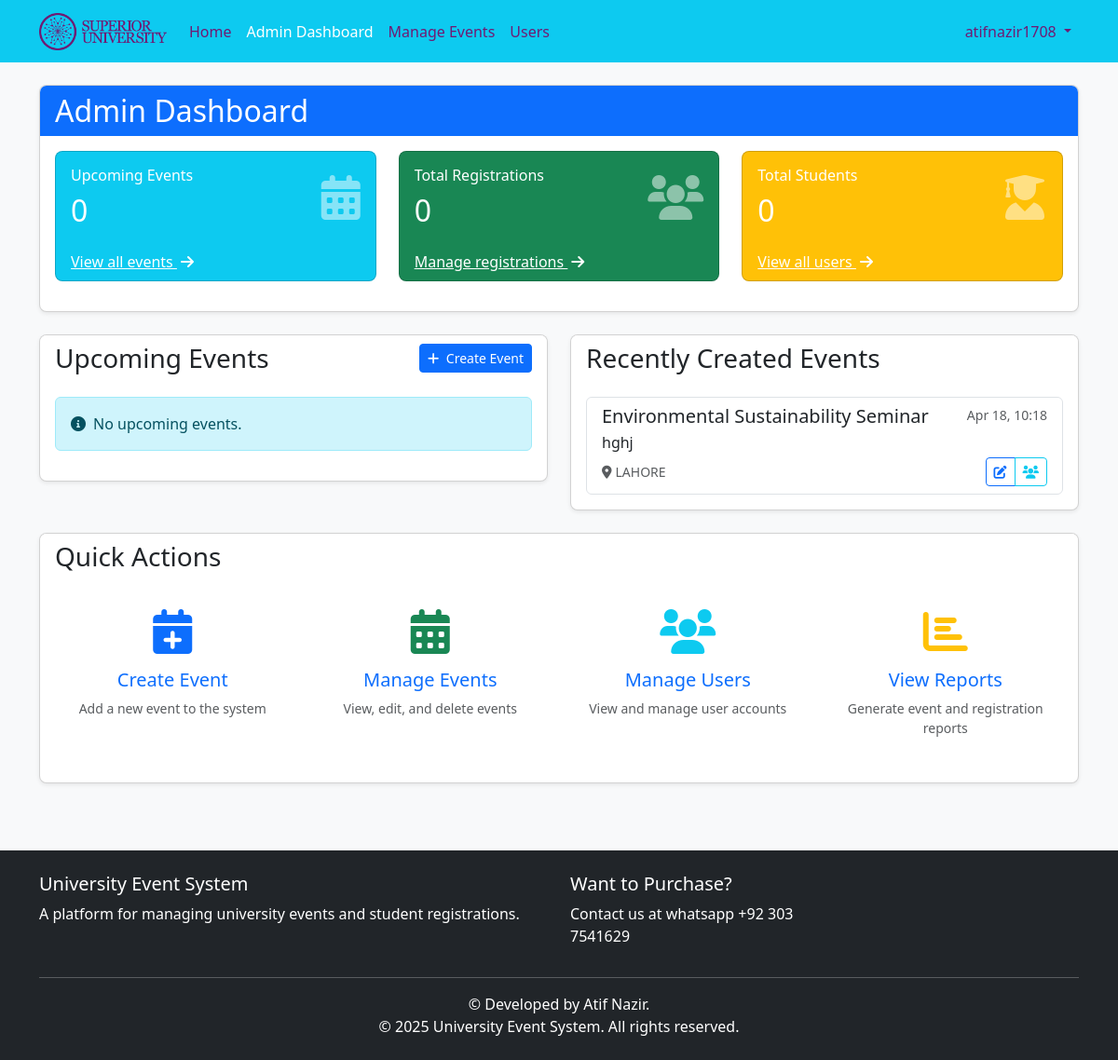
The page /admin/dashboard (signed in) on the database as committed earlier.
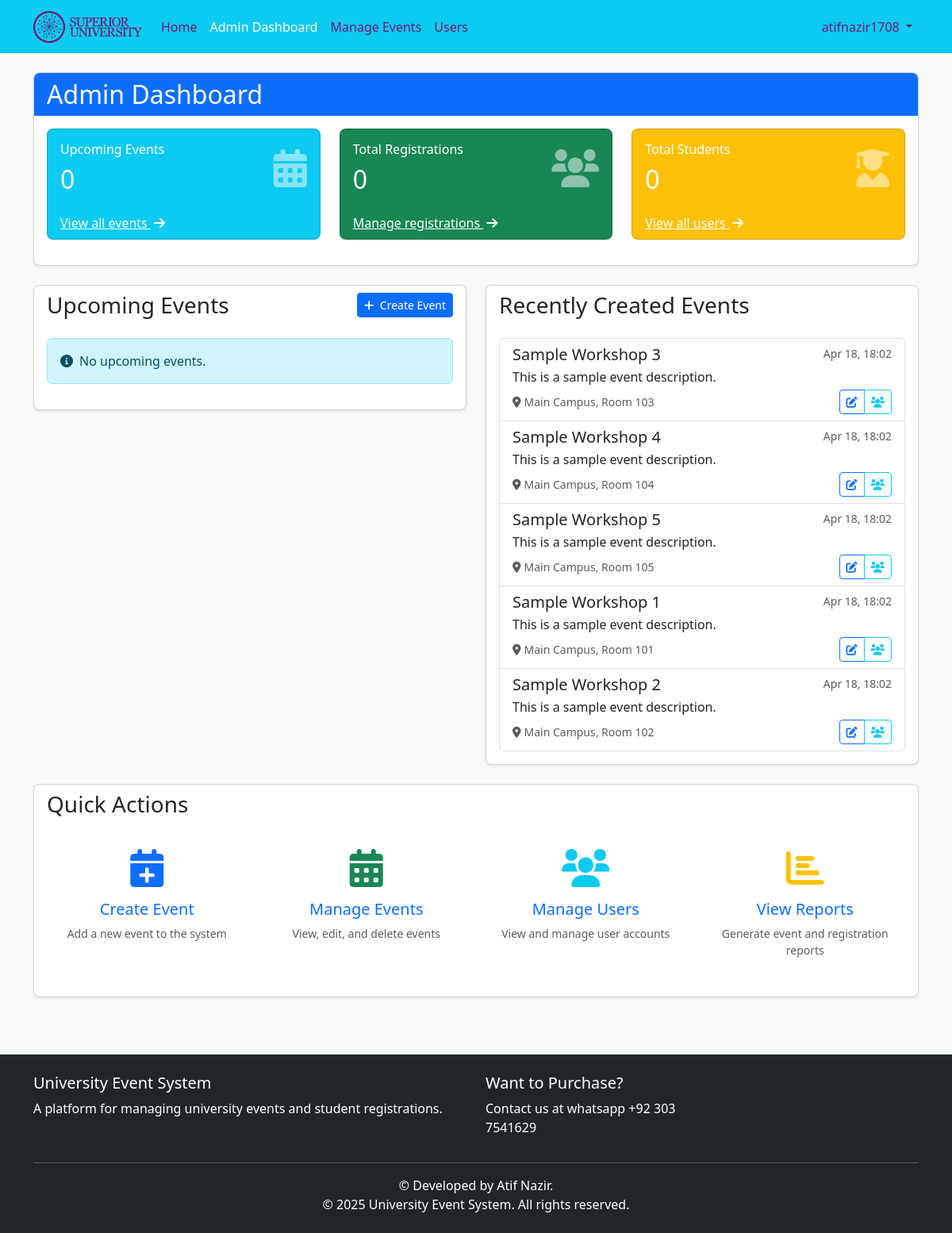
The same page on the database as committed later.
### app/models.py (models this page shows, shortened)
class Event(db.Model):
    id = db.Column(db.Integer, primary_key=True)
    title = db.Column(db.String(100), nullable=False)
    description = db.Column(db.Text, nullable=False)
    date = db.Column(db.DateTime, nullable=False)  # Start Date
    end_date = db.Column(db.DateTime, nullable=True)
    registration_deadline = db.Column(db.DateTime, nullable=True)  # New Field
    location = db.Column(db.String(100), nullable=False)
    max_participants = db.Column(db.Integer, nullable=False)
    created_at = db.Column(db.DateTime, default=datetime.utcnow)
    updated_at = db.Column(db.DateTime, default=datetime.utcnow, onupdate=datetime.utcnow)
    registrations = db.relationship('Registration', backref='event', lazy=True, cascade="all, delete-orphan")

### app/routes/admin.py (the view)
@admin.route('/dashboard')
@admin_required
def dashboard():
    upcoming_events_count = Event.query.filter(Event.date >= datetime.utcnow()).count()
    total_registrations = Registration.query.count()
    total_students = User.query.filter_by(role='student').count()
    recent_events = Event.query.order_by(Event.created_at.desc()).limit(5).all()
    upcoming_events = Event.query.filter(Event.date >= datetime.utcnow()).order_by(Event.date.asc()).limit(5).all()
    return render_template('admin/dashboard.html',
                           title='Admin Dashboard',
                           upcoming_events_count=upcoming_events_count,
                           total_registrations=total_registrations,
                           total_students=total_students,
                           recent_events=recent_events,
                           upcoming_events=upcoming_events)

### app/models.py (called while the page is built)
@login_manager.user_loader
def load_user(user_id):
    return User.query.get(int(user_id))

    def is_admin(self):
        return self.role == 'admin'

### app/routes/admin.py (called while the page is built)
def get_new_registration_count():
    return Registration.query.filter_by(admin_viewed=False).count()

@admin.context_processor
def inject_new_registration_count():
    if current_user.is_authenticated and current_user.is_admin():
        return {'new_registration_count': get_new_registration_count()}
    return {'new_registration_count': 0}

### app/utils/helpers.py (called while the page is built)
def admin_required(f):
    @wraps(f)  # Add this line to preserve the original function name
    def decorated_function(*args, **kwargs):
        if not current_user.is_admin():
            abort(403)  # Forbidden if not an admin
        return f(*args, **kwargs)
    return decorated_function

### app/templates/admin/dashboard.html (shortened to what the changed rows need)
{% extends "base.html" %}
{% block content %}
<div class="row mb-4">
    <div class="col-md-12">
        <div class="card shadow-sm">
            <div class="card-header bg-primary text-white">
                <h2 class="card-title mb-0">Admin Dashboard</h2>
            </div>
            <div class="card-body">
                <div class="row">
                    <div class="col-md-4">
                        <div class="card bg-info text-white mb-3">
                            <div class="card-body">
                                <div class="d-flex justify-content-between align-items-center">
                                    <div>
                                        <h2 class="mb-0">{{ upcoming_events_count }}</h2>
                                    </div>
                                </div>
                            </div>
                        </div>
                    </div>
                    <div class="col-md-4">
                        <div class="card bg-success text-white mb-3">
                            <div class="card-body">
                                <div class="d-flex justify-content-between align-items-center">
                                    <div>
                                        <h2 class="mb-0">{{ total_registrations }}</h2>
                                    </div>
                                </div>
                            </div>
                        </div>
                    </div>
                    <div class="col-md-4">
                        <div class="card bg-warning text-white mb-3">
                            <div class="card-body">
                                <div class="d-flex justify-content-between align-items-center">
                                    <div>
                                        <h2 class="mb-0">{{ total_students }}</h2>
                                    </div>
                                </div>
                            </div>
                        </div>
                    </div>
                </div>
            </div>
        </div>
    </div>
</div>
<div class="row">
    <div class="col-md-6">
        <div class="card shadow-sm mb-4">
            <div class="card-body">
                {% if recent_events %}
                    <div class="list-group">
                        {% for event in recent_events %}
                            <div class="list-group-item list-group-item-action">
                                <div class="d-flex w-100 justify-content-between">
                                    <h5 class="mb-1">{{ event.title }}</h5>
                                    <small class="text-muted">{{ event.created_at.strftime('%b %d, %H:%M') }}</small>
                                </div>
                                <p class="mb-1 text-truncate">{{ event.description }}</p>
                                <div class="d-flex justify-content-between align-items-center">
                                    <small class="text-muted">
                                        <i class="fas fa-map-marker-alt me-1"></i>{{ event.location }}
                                    </small>
                                    <div class="btn-group btn-group-sm">
                                        <a href="{{ url_for('admin.edit_event', event_id=event.id) }}" class="btn btn-outline-primary">
                                            <i class="fas fa-edit"></i>
                                        </a>
                                        <a href="{{ url_for('admin.event_registrations', event_id=event.id) }}" class="btn btn-outline-info">
                                            <i class="fas fa-users"></i>
                                        </a>
                                    </div>
                                </div>
                            </div>
                        {% endfor %}
                    </div>
                {% else %}
                    <div class="alert alert-info">
                        <i class="fas fa-info-circle me-2"></i>No recent events.
                    </div>
                {% endif %}
            </div>
        </div>
    </div>
</div>
{% endblock %}

Rows that differ between the two databases and show on the page:
no longer on this page (row unchanged): Event: title "Environmental Sustainability Seminar", created_at "Apr 18, 10:18", description "hghj", location "LAHORE"
added Event: title "Sample Workshop 3", created_at "Apr 18, 18:02", description "This is a sample event description.", location "Main Campus, Room 103"
added Event: title "Sample Workshop 4", created_at "Apr 18, 18:02", description "This is a sample event description.", location "Main Campus, Room 104"
added Event: title "Sample Workshop 5", created_at "Apr 18, 18:02", description "This is a sample event description.", location "Main Campus, Room 105"
added Event: title "Sample Workshop 1", created_at "Apr 18, 18:02", description "This is a sample event description.", location "Main Campus, Room 101"
added Event: title "Sample Workshop 2", created_at "Apr 18, 18:02", description "This is a sample event description.", location "Main Campus, Room 102"
